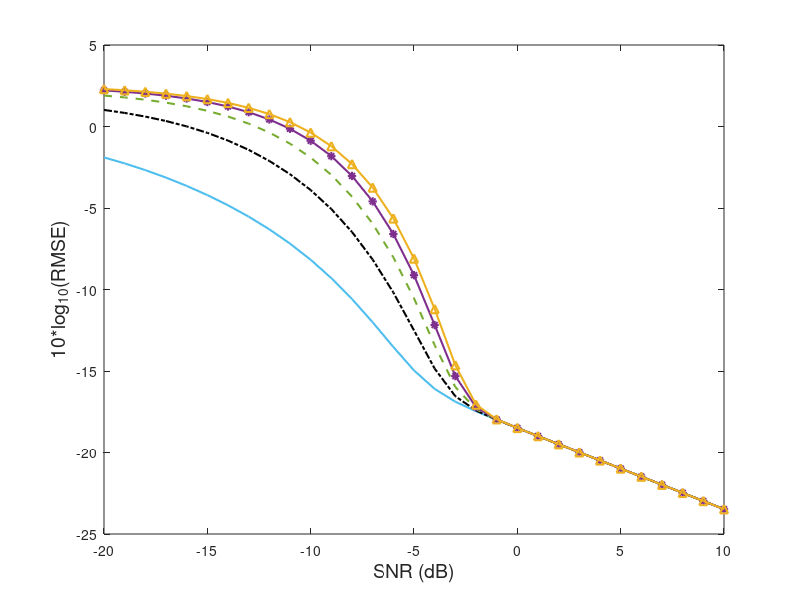

MATLAB code for this plot: (Note: this script raises an error after producing the figure.)
% WWB adapted from NF5.m
close all; clear; clc;


% von Mises
mu = pi/2;
kappa = 0;

% signal & noise sample
SNR_dB_vec = -20 : 1 : 10;
SNR_vec = 10.^(SNR_dB_vec/10); % SNR
K_vec = [20];
K=K_vec(1);

% WWB settings
s_vec = [0.5];
s = s_vec(1);
si=s;
sj=s;
%++++++++++++++++++++++++++++++++++++++++++++++++++++++++++++
% WWB
%++++++++++++++++++++++++++++++++++++++++++++++++++++++++++++

dd = 0.0001; % for integration


% Setting up Test points
SL = zeros(1,K/2-1);% test points ('S'), Sidelobe peaks
for k=1:K/2-1
    SL(k) = 2*(k+0.5-0.25*(1-k/(K/2-1)))/K;
end
hh = [0.001 0.01 SL]*pi; % test points 'C'+'S'; Our purpose is just to see differences between number of test points; using 'E' elements will not introduce much insight
nh = length(hh);
WWB = zeros(nh-2, length(SNR_vec));% excluding 0.001*pi, 0.01*pi, temporarily, we will add them back during evaluation


h = waitbar( 0, sprintf( 'WWB evaluation for  SNR = %d dB and number of test points = 2+%d ', SNR_dB_vec(1),1) );
cont=1/(nh-2)/length(SNR_vec)*2;
for idx_nh = 1:2:(nh-2)
    fprintf('testing %d ''S'' elements\n', idx_nh);
    for idx_SNR = 1:length(SNR_vec)
        waitbar(cont, h, sprintf( 'WWB evaluation for  SNR = %d dB and number of test points = 2 + %d ', SNR_dB_vec(idx_SNR),idx_nh));
        cont = cont + 1/(nh-2)/length(SNR_vec)*2;
        SNR = SNR_vec(idx_SNR);

        hv = hh(1:(idx_nh+2)); % include 0.001*pi, 0.01*pi and [1, 3, 5, 7, 9]

        Q = zeros(length(hv),length(hv));
        for ii=1:length(hv)
            hi = hv(ii);

            % denominator, part 1 of 2
            mu_hi = -si*(1-si)*2*SNR*(K-cos(hi*(K-1)/2)*sin(hi*K/2)/sin(hi/2));
            d = hi/(2*pi);
            d = round(d/dd)*dd;
            v = (0+dd/2): dd : (1-d-dd/2);
            ph = exp(kappa * ((si-1)*cos(2*pi*v-mu) - si*cos(2*pi*v-mu+hi))) / besseli(0, kappa);
            exp_gam_hi = sum(ph)*dd;
            exp_eta_hi = exp(mu_hi) * exp_gam_hi;
            for jj=1:length(hv)
                hj = hv(jj);

                % denominator, part 2 of 2
                mu_hj = -sj*(1-sj)*2*SNR*(K-cos(hj*(K-1)/2)*sin(hj*K/2)/sin(hj/2));
                d = hj/(2*pi);
                d = round(d/dd)*dd;
                v = (0+dd/2): dd : (1-d-dd/2);
                ph = exp(kappa * ((sj-1)*cos(2*pi*v-mu) - sj*cos(2*pi*v-mu+hj))) / besseli(0, kappa);
                exp_gam_hj = sum(ph)*dd;
                exp_eta_hj = exp(mu_hj) * exp_gam_hj;

                % nominator
                if jj==ii
                    mu_4 = SNR*(...
                                K*((si+sj-1)^2+(si-1)^2+(sj-1)^2-1) ...
                                -2*(si+sj-1)*(si-1)*cos(hi*(K-1)/2)*sin(hi*K/2)/sin(hi/2) ...
                                -2*(si+sj-1)*(sj-1)*cos(hj*(K-1)/2)*sin(hj*K/2)/sin(hj/2) ...
                                +2*(si-1)*(sj-1)*K...
                                );
                    mu_1 = SNR*(...
                                K*((si+sj-1)^2+si^2+sj^2-1) ...
                                +2*si*sj*K...
                                -2*(si+sj-1)*si*cos(hi*(K-1)/2)*sin(hi*K/2)/sin(hi/2) ...
                                -2*(si+sj-1)*sj*cos(hj*(K-1)/2)*sin(hj*K/2)/sin(hj/2)...
                                );
                else    
                    mu_4 = SNR*(...
                                K*((si+sj-1)^2+(si-1)^2+(sj-1)^2-1) ...
                                -2*(si+sj-1)*(si-1)*cos(hi*(K-1)/2)*sin(hi*K/2)/sin(hi/2) ...
                                -2*(si+sj-1)*(sj-1)*cos(hj*(K-1)/2)*sin(hj*K/2)/sin(hj/2) ...
                                +2*(si-1)*(sj-1)*cos((hi-hj)*(K-1)/2)*sin((hi-hj)*K/2)/sin((hi-hj)/2)...
                                );
                    mu_1 = SNR*(...
                                K*((si+sj-1)^2+si^2+sj^2-1) ...
                                +2*si*sj*cos((hi-hj)*(K-1)/2)*sin((hi-hj)*K/2)/sin((hi-hj)/2)...
                                -2*(si+sj-1)*si*cos(hi*(K-1)/2)*sin(hi*K/2)/sin(hi/2) ...
                                -2*(si+sj-1)*sj*cos(hj*(K-1)/2)*sin(hj*K/2)/sin(hj/2)...
                                );
                end
                mu_2 = SNR*(...
                            K*(sj^2+(si-1)^2+(si-sj)^2-1) ...
                            -2*sj*(si-1)*cos((hi+hj)*(K-1)/2)*sin((hi+hj)*K/2)/sin((hi+hj)/2)...
                            +2*sj*(si-sj)*cos(hj*(K-1)/2)*sin(hj*K/2)/sin(hj/2)...
                            -2*(si-1)*(si-sj)*cos(hi*(K-1)/2)*sin(hi*K/2)/sin(hi/2)...
                            );
                mu_3 = SNR*(...
                            K*(si^2+(sj-1)^2+(si-sj)^2-1) ...
                            -2*si*(sj-1)*cos((hi+hj)*(K-1)/2)*sin((hi+hj)*K/2)/sin((hi+hj)/2)...
                            +2*si*(sj-si)*cos(hi*(K-1)/2)*sin(hi*K/2)/sin(hi/2)...
                            -2*(sj-1)*(sj-si)*cos(hj*(K-1)/2)*sin(hj*K/2)/sin(hj/2)...
                            );

                d = abs(hi-hj)/2/pi; 
                d = round(d/dd)*dd;
                d4 = min(hi,hj)/2/pi;
                v = (d4+dd/2) : dd : (1-d-dd/2);
                ph4 = (1/besseli(0, kappa)) * exp(kappa * ...
                                                        ((1-si-sj)*cos(2*pi*(v+d)-mu) ...
                                                          + (si-1)*cos(2*pi*(v+d)-mu-hi) ...
                                                          + (sj-1)*cos(2*pi*(v+d)-mu-hj)));
                exp_gam_4 = sum(ph4)*dd;

                d = abs(hi-hj)/2/pi;
                d = round(d/dd)*dd;
                d1 = min(hi,hj)/2/pi;
                v = (d1+dd/2) : dd : (1-d-dd/2);
                ph1 = (1/besseli(0, kappa)) * exp(kappa * ...
                                                        ((si+sj-1)*cos(2*pi*v-mu-hj) ...
                                                          - si*cos(2*pi*(v+d)-mu) ...
                                                          - sj*cos(2*pi*v-mu))...
                        );
                exp_gam_1 = sum(ph1)*dd;

                d = (hi+hj)/2/pi;
                d = round(d/dd)*dd;
                d2 = 0;
                v = (d2+dd/2) : dd : (1-d-dd/2);
                ph2 = (1/besseli(0, kappa)) * exp(kappa * ...
                                                        ((sj-si)*cos(2*pi*v+hi-mu) ...
                                                          - sj*cos(2*pi*(v+d)-mu)...
                                                          + (si-1)*cos(2*pi*v-mu)));
                exp_gam_2 = sum(ph2)*dd;

                d = (hi+hj)/2/pi;
                d = round(d/dd)*dd;
                d3 = 0;
                v = (d3+dd/2) : dd : (1-d-dd/2);
                ph3 = (1/besseli(0, kappa)) * exp(kappa * ...
                                                        ((si-sj)*cos(2*pi*v+hj-mu) ...
                                                          - si*cos(2*pi*(v+d)-mu) ...
                                                          + (sj-1)*cos(2*pi*v-mu)));
                exp_gam_3 = sum(ph3)*dd;

                exp_eta_1 = exp(mu_1) * exp_gam_1;
                exp_eta_2 = exp(mu_2) * exp_gam_2;
                exp_eta_3 = exp(mu_3) * exp_gam_3;
                exp_eta_4 = exp(mu_4) * exp_gam_4;

                Q(ii,jj) = (exp_eta_1 - exp_eta_2 - exp_eta_3 + exp_eta_4)/(exp_eta_hi*exp_eta_hj);
            end % jj
        end % ii
        WWB(idx_nh, idx_SNR) = 10*log10(sqrt(hv*inv(Q)*hv.'));
    end % SNR
end % number of test points, i.e. length of subsets of  hv
close(h);

%% plot Fig 8
close; clc;figure(805); % figure 8(e)
presentation = 1;      % 0 for manuscript (B/W), 1 for pres (color)
if presentation
    lw = 1.5;
    lwW = 2.0;
    FS = 14;
else
    lw = 0.5;
    lwW = 0.5;
    FS = 12;
end

C = {[0.3010 0.7450 0.9330],...
    'k',...
    [0.4660 0.6740 0.1880],...
    [0.4940 0.1840 0.5560],...
    [0.9290 0.6940 0.1250]}; % Cell array of colors.

Lt = {'-', '-.','--', '*-', '^-'}; % Marker and line types

idx_plot = 1;
for idx_nh=1:2:nh-2
    hw1(idx_plot)=plot(SNR_dB_vec,WWB(idx_nh,:),Lt{idx_plot},'Linewidth',lw, 'color', C{idx_plot});hold on;
    legendText{idx_plot} = [num2str(idx_nh) ' points'];
    idx_plot = idx_plot + 1;
end
hold off
xlabel('SNR (dB)','Fontsize',FS)
ylabel('10*log_{10}(RMSE)','Fontsize',FS)
ax=gca;
ax.FontSize = 14; 

legend(hw1, legendText,'Box','off', 'Fontsize', FS);
set(gca,'XMinorTick','on','YMinorTick','on');
grid on
axis([min(SNR_dB_vec) max(SNR_dB_vec) -25 5]);

save("WWB_NF7e.mat")
